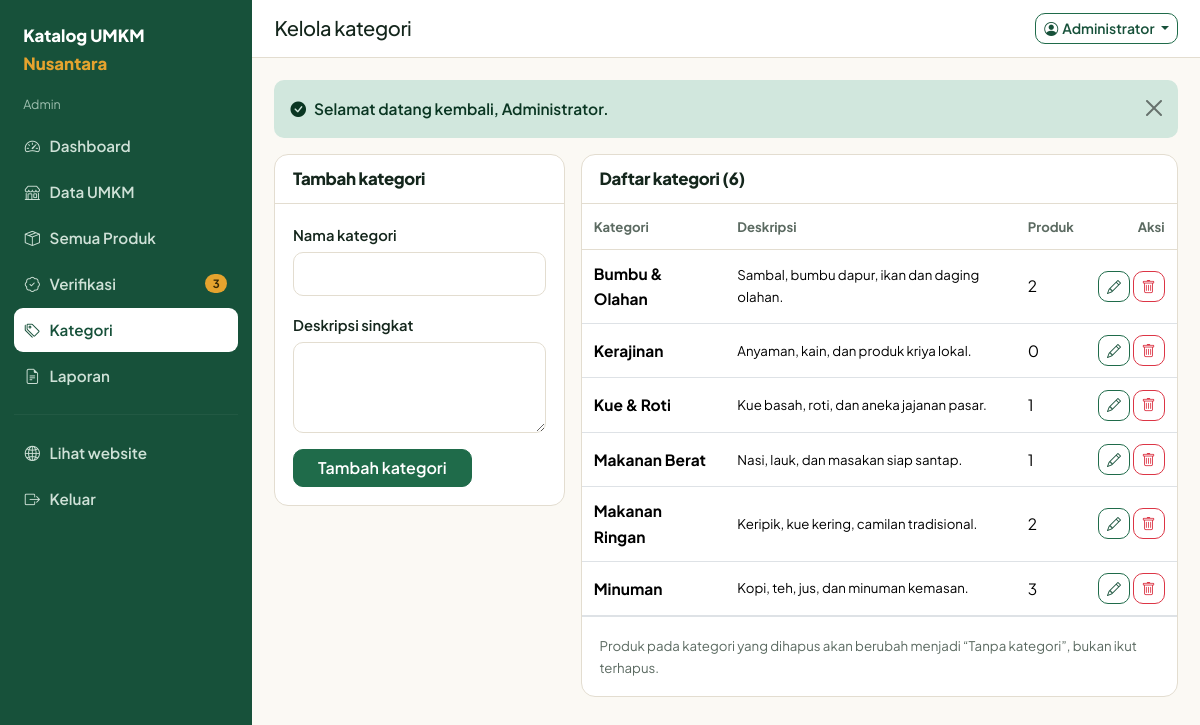
The app's page /admin/kategori.php (signed in) with its own data.
### tables this page shows
CREATE TABLE `categories` (
  `id`            INT AUTO_INCREMENT PRIMARY KEY,
  `nama_kategori` VARCHAR(80) NOT NULL,
  `deskripsi`     VARCHAR(255) NULL,
  UNIQUE KEY `uk_kategori_nama` (`nama_kategori`)
);

### config/database.php (called while the page is built, shortened)
<?php
function db()
{
    static $pdo = null;
    if ($pdo === null) {
        $dsn = 'mysql:host=' . DB_HOST . ';dbname=' . DB_NAME . ';charset=utf8mb4';
        try {
            $pdo = new PDO($dsn, DB_USER, DB_PASS, [
                PDO::ATTR_ERRMODE            => PDO::ERRMODE_EXCEPTION,
                PDO::ATTR_DEFAULT_FETCH_MODE => PDO::FETCH_ASSOC,
                PDO::ATTR_EMULATE_PREPARES   => false,
            ]);
        } catch (PDOException $e) {
            error_log('Koneksi database gagal: ' . $e->getMessage());
            exit('Koneksi ke database gagal. Periksa kembali file config/database.php dan pastikan MySQL sudah berjalan.');
        }
    }
    return $pdo;
}

### admin/kategori.php (the view, shortened to what this page needs)
<?php
$error = [];
$isi   = ['nama_kategori' => '', 'deskripsi' => ''];
$sedangEdit = null;
$daftar = db()->query(
    'SELECT c.*, COUNT(p.id) AS jumlah
     FROM categories c LEFT JOIN products p ON p.category_id = c.id
     GROUP BY c.id ORDER BY c.nama_kategori ASC'
)->fetchAll();
require_once APP_ROOT . '/includes/panel_header.php';
?>
<div class="row g-3">
  <div class="col-lg-4">
    <div class="kotak">
      <div class="kotak-kepala"><h2><?= $sedangEdit ? 'Ubah kategori' : 'Tambah kategori' ?></h2></div>
      <div class="kotak-badan">
        <form method="post" novalidate>
          <div class="mb-3">
            <label class="form-label" for="nama_kategori">Nama kategori</label>
            <input class="form-control <?= isset($error['nama_kategori']) ? 'is-invalid' : '' ?>" id="nama_kategori" name="nama_kategori" value="<?= e($isi['nama_kategori']) ?>" required>
          </div>
          <div class="mb-3">
            <label class="form-label" for="deskripsi">Deskripsi singkat</label>
            <textarea class="form-control" id="deskripsi" name="deskripsi" rows="3"><?= e($isi['deskripsi']) ?></textarea>
          </div>
          <div class="d-flex gap-2">
            <button class="btn btn-utama px-4" type="submit"><?= $sedangEdit ? 'Simpan perubahan' : 'Tambah kategori' ?></button>
          </div>
        </form>
      </div>
    </div>
  </div>
  <div class="col-lg-8">
    <div class="kotak">
      <div class="kotak-kepala"><h2>Daftar kategori (<?= count($daftar) ?>)</h2></div>
      <div class="table-responsive">
        <table class="table align-middle mb-0">
          <thead><tr><th>Kategori</th><th>Deskripsi</th><th>Produk</th><th class="text-end">Aksi</th></tr></thead>
          <tbody>
          <?php foreach ($daftar as $k): ?>
            <tr>
              <td class="fw-bold"><?= e($k['nama_kategori']) ?></td>
              <td class="bantuan"><?= e($k['deskripsi']) ?></td>
              <td><?= (int) $k['jumlah'] ?></td>
              <td class="text-end text-nowrap">
                <a class="btn btn-garis btn-sm" href="<?= url('admin/kategori.php?edit=' . (int) $k['id']) ?>"><i class="bi bi-pencil"></i></a>
                <button type="button" class="btn btn-outline-danger btn-sm tombol-hapus"
                        data-nama="kategori <?= e($k['nama_kategori']) ?>"
                        data-id="<?= (int) $k['id'] ?>"
                        data-aksi="<?= url('admin/kategori.php') ?>"><i class="bi bi-trash"></i></button>
              </td>
            </tr>
          <?php endforeach; ?>
          </tbody>
        </table>
      </div>
      <div class="kotak-badan bantuan border-top">Produk pada kategori yang dihapus akan berubah menjadi “Tanpa kategori”, bukan ikut terhapus.</div>
    </div>
  </div>
</div>
<?php require_once APP_ROOT . '/includes/panel_footer.php'; ?>

### assets/css/style.css (style rules this page uses)
:root { --kertas: #fbf9f4; --kertas-tua: #f2eee4; --tinta: #14261c; --tinta-lembut: #5b6a61; --hijau: #1f6b4a; --hijau-tua: #17513a; --hijau-muda: #e7f1ea; --kunyit: #e5a32e; --kunyit-muda: #fdf2dd; --bata: #c0452f; --bata-muda: #fbe8e4; --wa: #1fae56; --garis: #e3ddd0; --radius: 14px; --bayang: 0 1px 2px rgba(20, 38, 28, .06), 0 8px 24px -16px rgba(20, 38, 28, .35); --bs-primary: #1f6b4a; --bs-primary-rgb: 31, 107, 74; --bs-body-font-family: "Plus Jakarta Sans", system-ui, -apple-system, "Segoe UI", sans-serif; }
body { background: var(--kertas); color: var(--tinta); font-family: var(--bs-body-font-family); font-size: 15.5px; line-height: 1.65; }
h1, h2, h3, h4, h5, .h1, .h2, .h3 { font-weight: 800; letter-spacing: -.02em; color: var(--tinta); }
h2 { font-size: clamp(1.4rem, 1.1rem + 1.1vw, 1.9rem); }
a { color: var(--hijau-tua); }
.btn { border-radius: 10px; font-weight: 600; }
.btn-utama { background: var(--hijau); border-color: var(--hijau); color: #fff; }
.btn-garis { border: 1.5px solid var(--hijau); color: var(--hijau-tua); background: transparent; }
.kotak { background: #fff; border: 1px solid var(--garis); border-radius: var(--radius); }
.kotak-kepala { padding: .9rem 1.1rem; border-bottom: 1px solid var(--garis); display: flex; justify-content: space-between; align-items: center; gap: 1rem; flex-wrap: wrap; }
.kotak-kepala h2, .kotak-kepala h1 { font-size: 1.05rem; margin: 0; }
.kotak-badan { padding: 1.1rem; }
.table > :not(caption) > * > * { padding: .7rem .75rem; }
.table thead th { font-size: .82rem; color: var(--tinta-lembut); font-weight: 700; border-bottom-color: var(--garis); }
.table td { vertical-align: middle; }
.form-label { font-weight: 600; font-size: .92rem; margin-bottom: .3rem; }
.form-control, .form-select { border-radius: 10px; border-color: var(--garis); padding: .55rem .75rem; }
.bantuan { font-size: .83rem; color: var(--tinta-lembut); }

### records on screen
categories: nama_kategori "Bumbu & Olahan", deskripsi "Sambal, bumbu dapur, ikan dan daging olahan.", jumlah "2"
categories: nama_kategori "Kerajinan", deskripsi "Anyaman, kain, dan produk kriya lokal.", jumlah "0"
categories: nama_kategori "Kue & Roti", deskripsi "Kue basah, roti, dan aneka jajanan pasar.", jumlah "1"
categories: nama_kategori "Makanan Berat", deskripsi "Nasi, lauk, dan masakan siap santap.", jumlah "1"
categories: nama_kategori "Makanan Ringan", deskripsi "Keripik, kue kering, camilan tradisional.", jumlah "2"
categories: nama_kategori "Minuman", deskripsi "Kopi, teh, jus, dan minuman kemasan.", jumlah "3"

### other values on screen
$peran "Admin"
$m[0] "Dashboard"
$m[0] "Data UMKM"
$m[0] "Semua Produk"
$m[0] "Verifikasi"
$m[3] "3"
$m[0] "Kategori"
$m[0] "Laporan"
$judul "Kelola kategori"
$u['nama'] "Administrator"
$f['pesan'] "Selamat datang kembali, Administrator."
count($daftar) "6"
